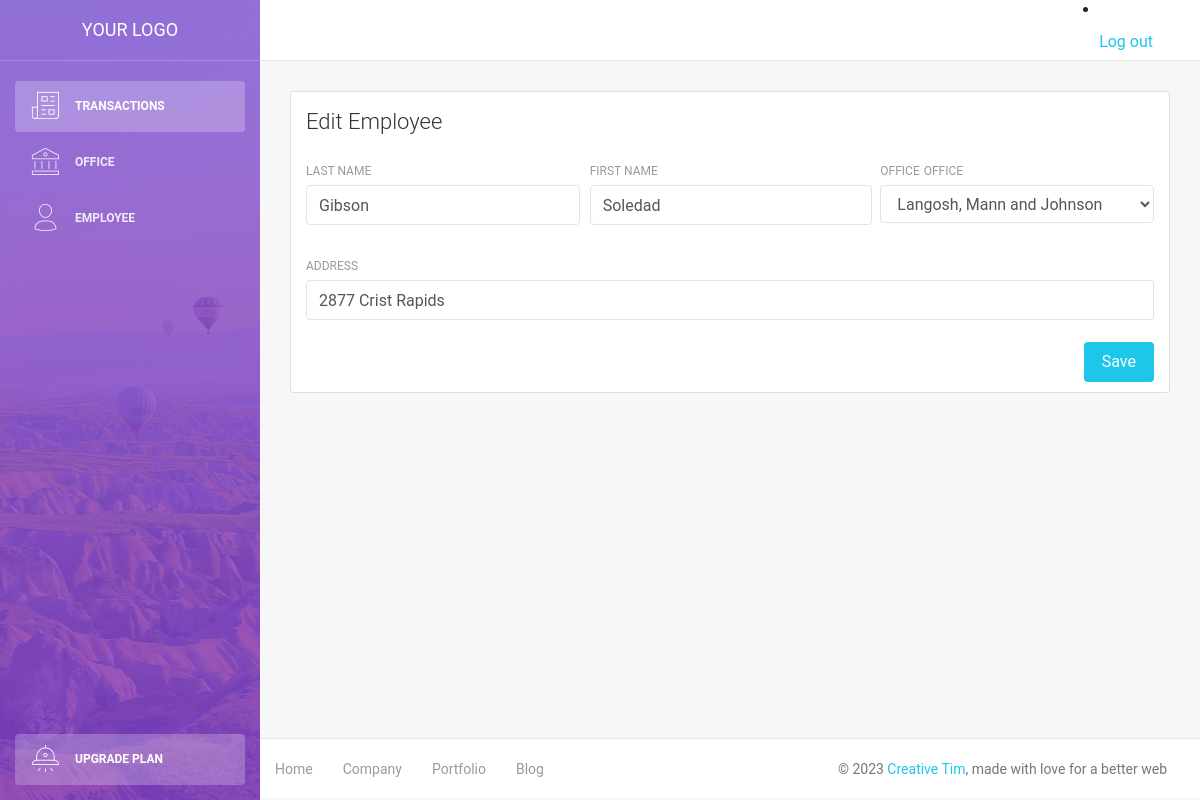
The page /employee-edit.php?id=157 on the database its author committed.
### tables this page shows
CREATE TABLE `employee` (
  `id` int(11) NOT NULL,
  `lastname` varchar(45) NOT NULL,
  `firstname` varchar(45) NOT NULL,
  `office_id` int(11) NOT NULL,
  `address` varchar(100) DEFAULT NULL
);

### employee-edit.php (the view, shortened to what this page needs)
<!DOCTYPE html>
<html lang="en">
<head>
    <link rel="stylesheet" href="https://maxcdn.bootstrapcdn.com/font-awesome/latest/css/font-awesome.min.css" />
    <link href="assets/css/bootstrap.min.css" rel="stylesheet" />
    <link href="assets/css/light-bootstrap-dashboard.css?v=2.0.0 " rel="stylesheet" />
    <link href="assets/css/demo.css" rel="stylesheet" />
</head>
<?php
        require "config/db.php";
        $id = $_GET['id'];
        $query_Id = "SELECT * FROM employee WHERE id=$id";
        $result_Id = mysqli_query($conn, $query_Id);
        if(count(array($result_Id))==1){
            $employee = mysqli_fetch_array($result_Id);
            $firstname  = $employee['firstname'];
            $lastname = $employee['lastname'];
            $office_id = $employee['office_id'];
            $address = $employee['address'];
        }
        $query = "SELECT  id, name From  office";
        $employee = mysqli_query($conn, $query);
    ?>
<body>
    <div class="wrapper">
        <div class="sidebar"data-color="purple" data-image="assets/img/sidebar-2.jpg">
            <div class="sidebar-wrapper">
               <?php include('includes/sidebar.php');?>
            </div>
        </div>
        <div class="main-panel">
            <?php include('includes/navbar.php');?>
            <div class="content">
                <div class="container-fluid">
                    <div class="row">
                        <div class="col-md-12">
                            <div class="card">
                                <div class="card-header">
                                    <h4 class="card-title">Edit Employee</h4>
                                </div>
                                <div class="card-body">
                                    <form method="POST" action="<?php $_SERVER['PHP_SELF'];?>">
                                        <div class="row">
                                            <div class="col-md-4 pr-1">
                                                <div class="form-group">
                                                    <label>Last Name</label>
                                                    <input type="text" class="form-control" name= "lastname" value="<?php echo $lastname; ?>">
                                                </div>
                                            </div>
                                            <div class="col-md-4 pr-1">
                                                <div class="form-group">
                                                    <label>First Name</label>
                                                    <input type="text" class="form-control" name="firstname" value="<?php echo $firstname; ?>" >
                                                </div>
                                            </div>
                                            <div class="col-md-4 pl-1">
                                                <div class="form-group">
                                                    <label for="exampleInputEmail1">Office</label>
                                                    <label for="exampleInputEmail">Office</label>
                                                    <select class="form-control" name="office">
                                                        <?php while($employee_row = mysqli_fetch_assoc($employee)):?>
                                                            <?php if($employee_row['id'] == $office_id):?>
                                                                <option value="<?php echo $employee_row['id']; ?>" selected>
                                                                    <?php echo $employee_row['name']; ?>
                                                                </option>
                                                            <?php else:?>
                                                                <option value="<?php echo $employee_row['id']; ?>">
                                                                    <?php echo $employee_row['name']; ?>
                                                                </option>
                                                            <?php endif?>
                                                        <?php endwhile;?>
                                                    </select>
                                                </div>
                                            </div>
                                        </div>
                                        <div class="row">
                                            <div class="col-md-12">
                                                <div class="form-group">
                                                    <label>Address</label>
                                                    <input type="text" class="form-control" name="address" value="<?php echo $address; ?>">
                                                </div>
                                            </div>
                                        </div>
                                        <button type="submit" name="submit" class="btn btn-info btn-fill pull-right">Save</button>
                                       <div class="clearfix"></div>
                                </form>
                               </div>
                            </div>
                        </div>
                    </div>
                </div>
            </div>
            <footer class="footer">
                <div class="container-fluid">
                    <nav>
                        <ul class="footer-menu">
                            <li>
                                <a href="#">
                                    Home
                                </a>
                            </li>
                            <li>
                                <a href="#">
                                    Company
                                </a>
                            </li>
                            <li>
                                <a href="#">
                                    Portfolio
                                </a>
                            </li>
                            <li>
                                <a href="#">
                                    Blog
                                </a>
                            </li>
                        </ul>
                        <p class="copyright text-center">
                            ©
                            <a href="http://www.creative-tim.com">Creative Tim</a>, made with love for a better web
                        </p>
                    </nav>
                </div>
            </footer>
        </div>
    </div>
</body>
</html>

### rows shown on the page
employee: lastname "Gibson", firstname "Soledad", address "2877 Crist Rapids"

### other values the page prints
form field office "Langosh, Mann and Johnson"
